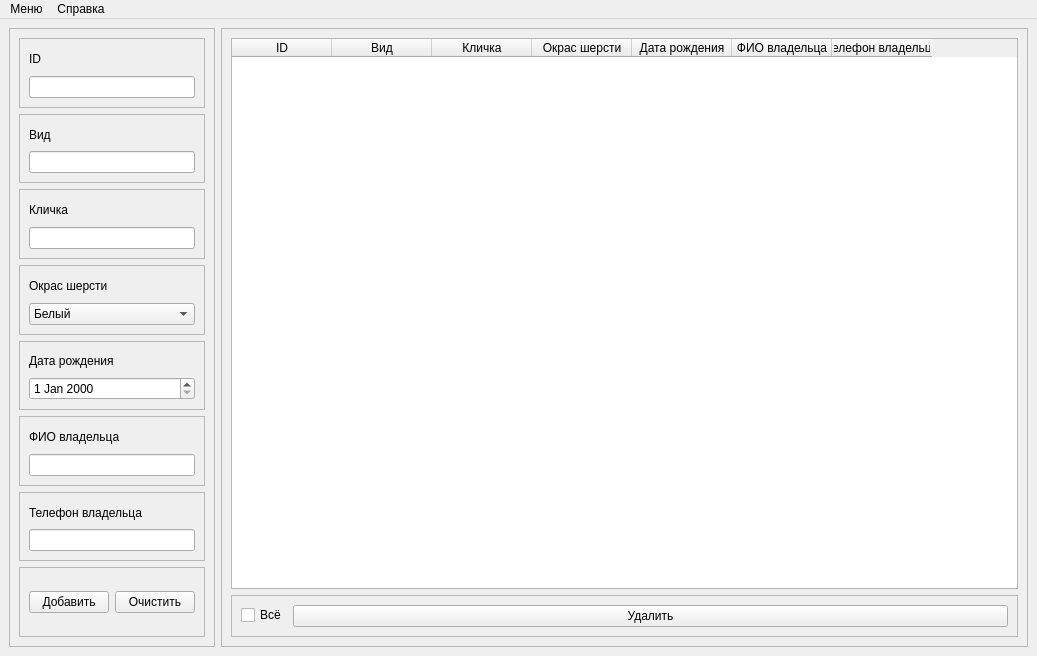
<?xml version="1.0" encoding="UTF-8"?>
<ui version="4.0">
 <class>MainWindow</class>
 <widget class="QMainWindow" name="MainWindow">
  <property name="geometry">
   <rect>
    <x>0</x>
    <y>0</y>
    <width>1037</width>
    <height>656</height>
   </rect>
  </property>
  <property name="windowTitle">
   <string>Lab 5</string>
  </property>
  <widget class="QWidget" name="centralwidget">
   <layout class="QFormLayout" name="formLayout_2">
    <item row="0" column="0">
     <widget class="QFrame" name="frame">
      <property name="frameShape">
       <enum>QFrame::StyledPanel</enum>
      </property>
      <property name="frameShadow">
       <enum>QFrame::Raised</enum>
      </property>
      <layout class="QVBoxLayout" name="verticalLayout">
       <item>
        <widget class="QFrame" name="input_id_box">
         <property name="frameShape">
          <enum>QFrame::StyledPanel</enum>
         </property>
         <property name="frameShadow">
          <enum>QFrame::Raised</enum>
         </property>
         <layout class="QGridLayout" name="gridLayout">
          <item row="0" column="0">
           <widget class="QLabel" name="label">
            <property name="text">
             <string>ID</string>
            </property>
           </widget>
          </item>
          <item row="1" column="0">
           <widget class="QLineEdit" name="edit_id"/>
          </item>
         </layout>
        </widget>
       </item>
       <item>
        <widget class="QFrame" name="input_type_box">
         <property name="frameShape">
          <enum>QFrame::StyledPanel</enum>
         </property>
         <property name="frameShadow">
          <enum>QFrame::Raised</enum>
         </property>
         <layout class="QVBoxLayout" name="verticalLayout_2">
          <item>
           <widget class="QLabel" name="label_2">
            <property name="text">
             <string>Вид</string>
            </property>
           </widget>
          </item>
          <item>
           <widget class="QLineEdit" name="edit_type"/>
          </item>
         </layout>
        </widget>
       </item>
       <item>
        <widget class="QFrame" name="input_nick_box">
         <property name="frameShape">
          <enum>QFrame::StyledPanel</enum>
         </property>
         <property name="frameShadow">
          <enum>QFrame::Raised</enum>
         </property>
         <layout class="QVBoxLayout" name="verticalLayout_3">
          <item>
           <widget class="QLabel" name="label_3">
            <property name="text">
             <string>Кличка</string>
            </property>
           </widget>
          </item>
          <item>
           <widget class="QLineEdit" name="edit_nick"/>
          </item>
         </layout>
        </widget>
       </item>
       <item>
        <widget class="QFrame" name="input_color_box">
         <property name="frameShape">
          <enum>QFrame::StyledPanel</enum>
         </property>
         <property name="frameShadow">
          <enum>QFrame::Raised</enum>
         </property>
         <layout class="QVBoxLayout" name="verticalLayout_4">
          <item>
           <widget class="QLabel" name="label_4">
            <property name="text">
             <string>Окрас шерсти</string>
            </property>
           </widget>
          </item>
          <item>
           <widget class="QComboBox" name="box_color">
            <item>
             <property name="text">
              <string>Белый</string>
             </property>
            </item>
            <item>
             <property name="text">
              <string>Чёрный</string>
             </property>
            </item>
            <item>
             <property name="text">
              <string>Серый</string>
             </property>
            </item>
            <item>
             <property name="text">
              <string>Коричневый</string>
             </property>
            </item>
            <item>
             <property name="text">
              <string>Рыжий</string>
             </property>
            </item>
            <item>
             <property name="text">
              <string>Другое</string>
             </property>
            </item>
           </widget>
          </item>
         </layout>
        </widget>
       </item>
       <item>
        <widget class="QFrame" name="input_birthday_box">
         <property name="frameShape">
          <enum>QFrame::StyledPanel</enum>
         </property>
         <property name="frameShadow">
          <enum>QFrame::Raised</enum>
         </property>
         <layout class="QVBoxLayout" name="verticalLayout_5">
          <item>
           <widget class="QLabel" name="label_5">
            <property name="text">
             <string>Дата рождения</string>
            </property>
           </widget>
          </item>
          <item>
           <widget class="QDateEdit" name="dateEdit"/>
          </item>
         </layout>
        </widget>
       </item>
       <item>
        <widget class="QFrame" name="input_owner_box">
         <property name="frameShape">
          <enum>QFrame::StyledPanel</enum>
         </property>
         <property name="frameShadow">
          <enum>QFrame::Raised</enum>
         </property>
         <layout class="QVBoxLayout" name="verticalLayout_7">
          <item>
           <widget class="QLabel" name="label_6">
            <property name="text">
             <string>ФИО владельца</string>
            </property>
           </widget>
          </item>
          <item>
           <widget class="QLineEdit" name="edit_owner"/>
          </item>
         </layout>
        </widget>
       </item>
       <item>
        <widget class="QFrame" name="input_phone_box">
         <property name="frameShape">
          <enum>QFrame::StyledPanel</enum>
         </property>
         <property name="frameShadow">
          <enum>QFrame::Raised</enum>
         </property>
         <layout class="QVBoxLayout" name="verticalLayout_8">
          <item>
           <widget class="QLabel" name="label_7">
            <property name="text">
             <string>Телефон владельца</string>
            </property>
           </widget>
          </item>
          <item>
           <widget class="QLineEdit" name="edit_phone"/>
          </item>
         </layout>
        </widget>
       </item>
       <item>
        <widget class="QFrame" name="btns_frame">
         <property name="frameShape">
          <enum>QFrame::StyledPanel</enum>
         </property>
         <property name="frameShadow">
          <enum>QFrame::Raised</enum>
         </property>
         <layout class="QHBoxLayout" name="horizontalLayout">
          <item>
           <widget class="QPushButton" name="btnAdd">
            <property name="text">
             <string>Добавить</string>
            </property>
           </widget>
          </item>
          <item>
           <widget class="QPushButton" name="btnClear">
            <property name="text">
             <string>Очистить</string>
            </property>
           </widget>
          </item>
         </layout>
        </widget>
       </item>
      </layout>
     </widget>
    </item>
    <item row="0" column="1">
     <widget class="QFrame" name="frame_3">
      <property name="frameShape">
       <enum>QFrame::StyledPanel</enum>
      </property>
      <property name="frameShadow">
       <enum>QFrame::Raised</enum>
      </property>
      <layout class="QVBoxLayout" name="verticalLayout_6">
       <item>
        <widget class="QTableWidget" name="mainTable">
         <property name="selectionBehavior">
          <enum>QAbstractItemView::SelectRows</enum>
         </property>
         <property name="showGrid">
          <bool>true</bool>
         </property>
         <attribute name="horizontalHeaderVisible">
          <bool>true</bool>
         </attribute>
         <attribute name="horizontalHeaderCascadingSectionResizes">
          <bool>true</bool>
         </attribute>
         <attribute name="horizontalHeaderShowSortIndicator" stdset="0">
          <bool>false</bool>
         </attribute>
         <attribute name="horizontalHeaderStretchLastSection">
          <bool>false</bool>
         </attribute>
         <column>
          <property name="text">
           <string>ID</string>
          </property>
         </column>
         <column>
          <property name="text">
           <string>Вид</string>
          </property>
         </column>
         <column>
          <property name="text">
           <string>Кличка</string>
          </property>
         </column>
         <column>
          <property name="text">
           <string>Окрас шерсти</string>
          </property>
         </column>
         <column>
          <property name="text">
           <string>Дата рождения</string>
          </property>
         </column>
         <column>
          <property name="text">
           <string>ФИО владельца</string>
          </property>
         </column>
         <column>
          <property name="text">
           <string>Телефон владельца</string>
          </property>
         </column>
        </widget>
       </item>
       <item>
        <widget class="QFrame" name="frame_2">
         <property name="frameShape">
          <enum>QFrame::StyledPanel</enum>
         </property>
         <property name="frameShadow">
          <enum>QFrame::Raised</enum>
         </property>
         <layout class="QFormLayout" name="formLayout">
          <item row="0" column="0">
           <widget class="QCheckBox" name="cbAll">
            <property name="text">
             <string>Всё</string>
            </property>
           </widget>
          </item>
          <item row="0" column="1">
           <widget class="QPushButton" name="btnDelete">
            <property name="text">
             <string>Удалить</string>
            </property>
           </widget>
          </item>
         </layout>
        </widget>
       </item>
      </layout>
     </widget>
    </item>
   </layout>
  </widget>
  <widget class="QMenuBar" name="menuBar">
   <property name="geometry">
    <rect>
     <x>0</x>
     <y>0</y>
     <width>1037</width>
     <height>26</height>
    </rect>
   </property>
   <widget class="QMenu" name="mainMenu">
    <property name="tearOffEnabled">
     <bool>false</bool>
    </property>
    <property name="title">
     <string>Меню</string>
    </property>
    <addaction name="actCreate"/>
    <addaction name="actOpen"/>
    <addaction name="actSave"/>
    <addaction name="actSaveAs"/>
    <addaction name="separator"/>
    <addaction name="searchAct"/>
    <addaction name="separator"/>
    <addaction name="actQuit"/>
   </widget>
   <widget class="QMenu" name="menu">
    <property name="title">
     <string>Справка</string>
    </property>
    <addaction name="actAbout"/>
   </widget>
   <addaction name="mainMenu"/>
   <addaction name="menu"/>
  </widget>
  <action name="searchAct">
   <property name="text">
    <string>Поиск</string>
   </property>
  </action>
  <action name="actCreate">
   <property name="text">
    <string>Создать</string>
   </property>
  </action>
  <action name="actSave">
   <property name="text">
    <string>Сохранить</string>
   </property>
  </action>
  <action name="actSaveAs">
   <property name="text">
    <string>Сохранить как...</string>
   </property>
  </action>
  <action name="actOpen">
   <property name="text">
    <string>Открыть</string>
   </property>
  </action>
  <action name="actQuit">
   <property name="text">
    <string>Выход</string>
   </property>
  </action>
  <action name="actAbout">
   <property name="text">
    <string>О программе</string>
   </property>
  </action>
 </widget>
 <resources/>
 <connections>
  <connection>
   <sender>btnClear</sender>
   <signal>clicked()</signal>
   <receiver>edit_phone</receiver>
   <slot>clear()</slot>
   <hints>
    <hint type="sourcelabel">
     <x>227</x>
     <y>620</y>
    </hint>
    <hint type="destinationlabel">
     <x>212</x>
     <y>561</y>
    </hint>
   </hints>
  </connection>
  <connection>
   <sender>btnClear</sender>
   <signal>clicked()</signal>
   <receiver>edit_owner</receiver>
   <slot>clear()</slot>
   <hints>
    <hint type="sourcelabel">
     <x>227</x>
     <y>620</y>
    </hint>
    <hint type="destinationlabel">
     <x>227</x>
     <y>485</y>
    </hint>
   </hints>
  </connection>
  <connection>
   <sender>btnClear</sender>
   <signal>clicked()</signal>
   <receiver>edit_nick</receiver>
   <slot>clear()</slot>
   <hints>
    <hint type="sourcelabel">
     <x>227</x>
     <y>620</y>
    </hint>
    <hint type="destinationlabel">
     <x>222</x>
     <y>257</y>
    </hint>
   </hints>
  </connection>
  <connection>
   <sender>btnClear</sender>
   <signal>clicked()</signal>
   <receiver>edit_type</receiver>
   <slot>clear()</slot>
   <hints>
    <hint type="sourcelabel">
     <x>227</x>
     <y>620</y>
    </hint>
    <hint type="destinationlabel">
     <x>217</x>
     <y>181</y>
    </hint>
   </hints>
  </connection>
  <connection>
   <sender>btnClear</sender>
   <signal>clicked()</signal>
   <receiver>edit_id</receiver>
   <slot>clear()</slot>
   <hints>
    <hint type="sourcelabel">
     <x>227</x>
     <y>620</y>
    </hint>
    <hint type="destinationlabel">
     <x>208</x>
     <y>105</y>
    </hint>
   </hints>
  </connection>
 </connections>
</ui>
